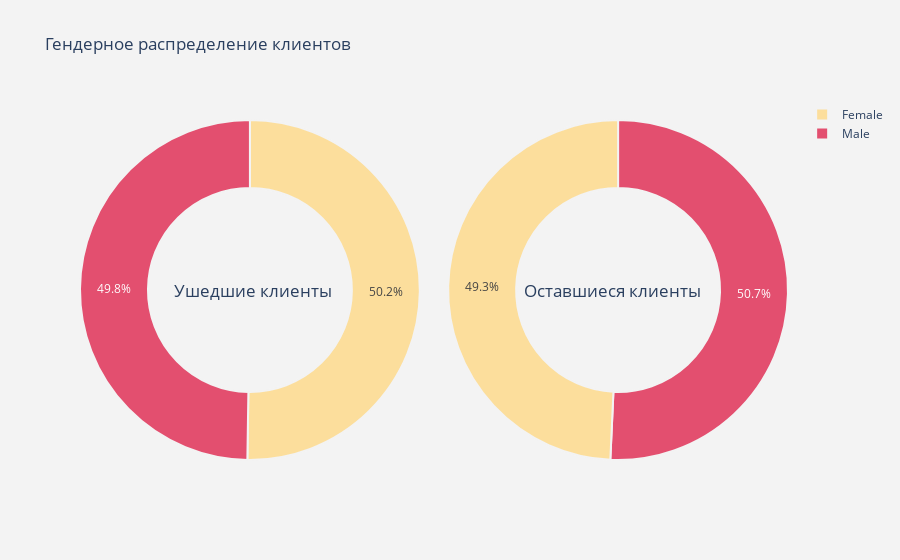
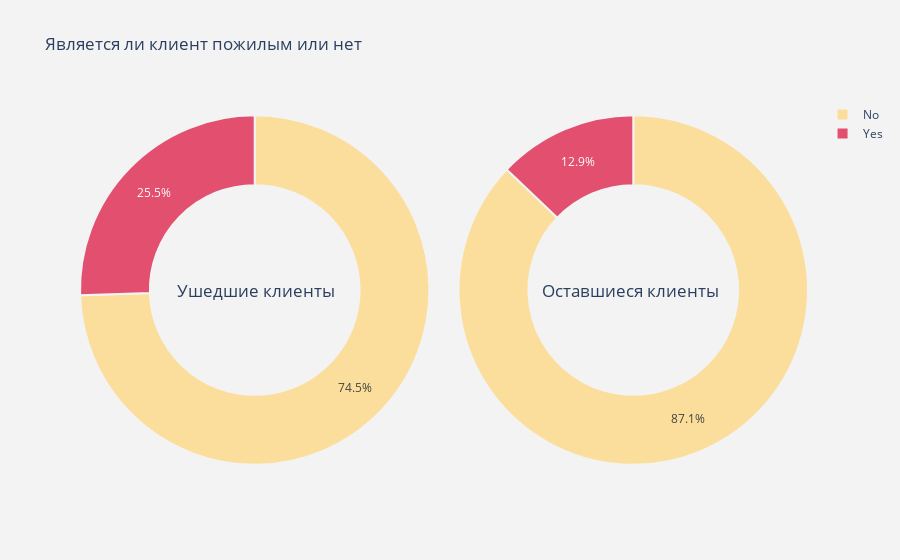
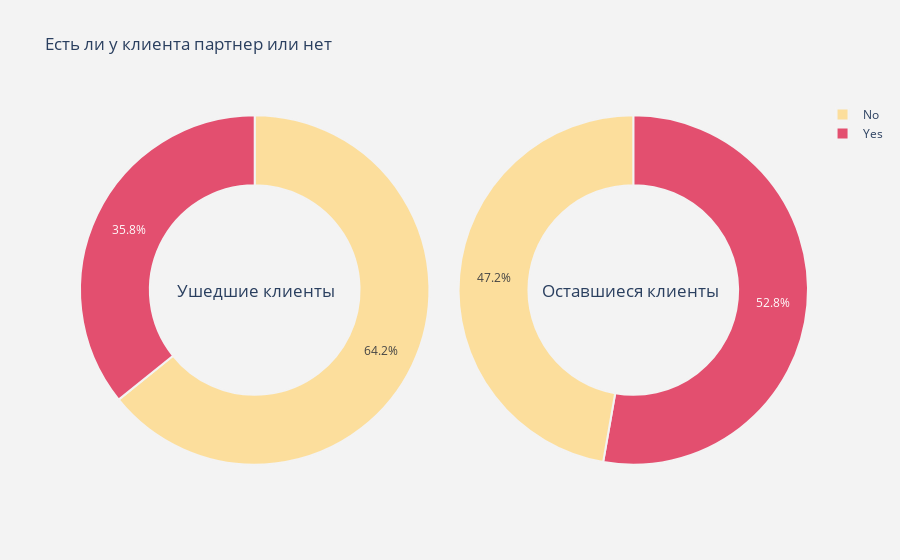
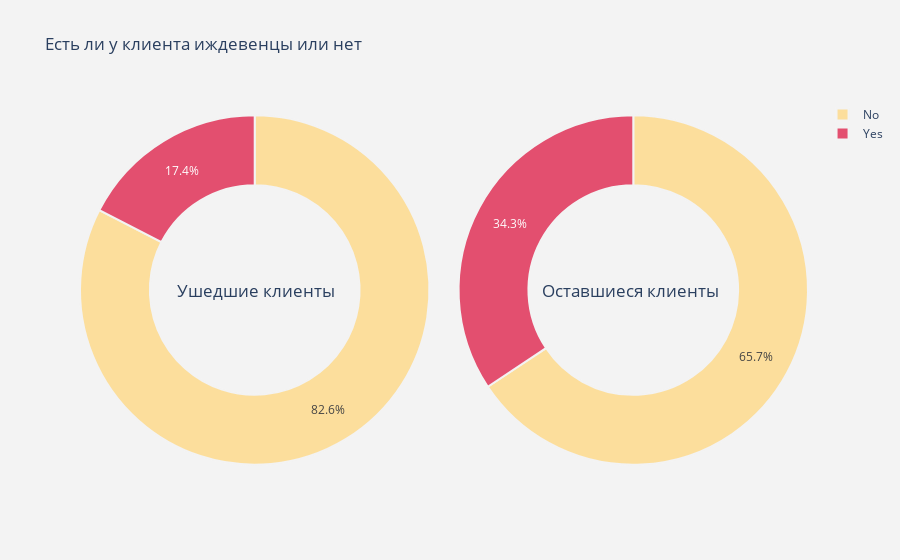

Notebook code for these charts, in order:
### Markdown cell above
Большее количество клиентов остаются в кампании, но 26.6 процентов все-таки уходят

### Code cell
#function  for pie plot for customer attrition types
def plot_pie(column) :
    
    trace1 = go.Pie(values  = churn[column].value_counts().values.tolist(),
                    labels  = churn[column].value_counts().keys().tolist(),
                    hoverinfo = "label+percent+name",
                    domain  = dict(x = [0,.48]),
                    name    = "Churn Customers",
                    marker  = dict(colors = [px.colors.sequential.Sunsetdark[0],px.colors.sequential.Sunsetdark[3]
                                             ,px.colors.sequential.Sunsetdark[2]
                                            ,px.colors.sequential.Sunsetdark[1]],
                        line = dict(width = 2,
                                               color = "rgb(243,243,243)")
                                  ),
                    hole    = .6
                   )
    trace2 = go.Pie(values  = not_churn[column].value_counts().values.tolist(),
                    labels  = not_churn[column].value_counts().keys().tolist(),
                    hoverinfo = "label+percent+name",
                    marker  = dict(
                        line = dict(width = 2,
                                               color = "rgb(243,243,243)")
                                  ),
                    domain  = dict(x = [.52,1]),
                    hole    = .6,
                    name    = "Non churn customers" 
                   )
    if column == "gender":
        col_name = "Гендерное распределение клиентов "
    elif column == "SeniorCitizen":
        col_name = " Является ли клиент пожилым или нет"
    elif column == "Partner":
        col_name = " Есть ли у клиента партнер или нет"
    elif column == "Dependents":
        col_name = " Есть ли у клиента иждевенцы или нет"
    elif column == "PhoneService":
        col_name = " Есть ли у клиента телефон или нет"
    elif column == "MultipleLines":
        col_name = " Есть ли у клиента несколько линий или нет"
    elif column == "InternetService":
        col_name = "Интернет-провайдер клиента"
    elif column == "OnlineSecurity":
        col_name = " Есть ли у клиента онлайн-безопасность или нет"
    elif column == "OnlineBackup":
        col_name = "Есть ли у клиента онлайн-резервное копирование или нет"
    elif column == "DeviceProtection":
        col_name = " Есть ли у клиента защита устройства или нет"
    elif column == "TechSupport":
        col_name = " Есть ли у клиента техническая поддержка или нет"
    elif column == "StreamingTV":
        col_name = "Есть ли у клиента потоковое телевидение или нет"
    elif column == "StreamingMovies":
        col_name = " Есть ли у клиента потоковое кино или нет"
    elif column == "Contract":
        col_name = "Срок договора заказчика"
    elif column == "PaperlessBilling":
        col_name = "Есть ли у клиента безбумажный счет или нет"
    elif column == "PaymentMethod":
        col_name = " Способ оплаты клиента"
    elif column == "tenure_group":
        col_name = " Количество месяцев, в течение которых клиент находился в компании"
    #elif column == "churn_rate":
   #     col_name = "churn_rate"
 

    layout = go.Layout(dict(title = col_name,
                            plot_bgcolor  = "rgb(243,243,243)",
                            paper_bgcolor = "rgb(243,243,243)",
                            annotations = [dict(text = "Ушедшие клиенты",
                                                font = dict(size = 17),
                                                showarrow = False,
                                                x = .13, y = .5),
                                           dict(text = "Оставшиеся клиенты",
                                                font = dict(size = 17),
                                                showarrow = False,
                                                x = .88,y = .5
                                               )
                                          ]
                           )
                      )
    data = [trace1,trace2]
    fig  = go.Figure(data = data,layout = layout)
    py.iplot(fig)




#for all categorical columns plot pie
for i in cat_cols[0:-1] :
    plot_pie(i)

### Figure 1 — Plotly figure (JSON) as saved in the notebook; plotly's stock layout.template omitted (floating-point values rounded to 4 significant figures)
{"data": [{"domain": {"x": [0, 0.48]}, "hole": 0.6, "hoverinfo": "label+percent+name", "labels": ["Female", "Male"], "marker": {"colors": ["rgb(252, 222, 156)", "rgb(227, 79, 111)", "rgb(240, 116, 110)", "rgb(250, 164, 118)"], "line": {"color": "rgb(243,243,243)", "width": 2}}, "name": "Churn Customers", "type": "pie", "values": [939, 930]}, {"domain": {"x": [0.52, 1]}, "hole": 0.6, "hoverinfo": "label+percent+name", "labels": ["Male", "Female"], "marker": {"line": {"color": "rgb(243,243,243)", "width": 2}}, "name": "Non churn customers", "type": "pie", "values": [2619, 2544]}], "layout": {"annotations": [{"font": {"size": 17}, "showarrow": false, "text": "Ушедшие клиенты", "x": 0.13, "y": 0.5}, {"font": {"size": 17}, "showarrow": false, "text": "Оставшиеся клиенты", "x": 0.88, "y": 0.5}], "paper_bgcolor": "rgb(243,243,243)", "plot_bgcolor": "rgb(243,243,243)", "title": {"text": "Гендерное распределение клиентов "}}}

### Figure 2 — Plotly figure (JSON) as saved in the notebook; plotly's stock layout.template omitted (floating-point values rounded to 4 significant figures)
{"data": [{"domain": {"x": [0, 0.48]}, "hole": 0.6, "hoverinfo": "label+percent+name", "labels": ["No", "Yes"], "marker": {"colors": ["rgb(252, 222, 156)", "rgb(227, 79, 111)", "rgb(240, 116, 110)", "rgb(250, 164, 118)"], "line": {"color": "rgb(243,243,243)", "width": 2}}, "name": "Churn Customers", "type": "pie", "values": [1393, 476]}, {"domain": {"x": [0.52, 1]}, "hole": 0.6, "hoverinfo": "label+percent+name", "labels": ["No", "Yes"], "marker": {"line": {"color": "rgb(243,243,243)", "width": 2}}, "name": "Non churn customers", "type": "pie", "values": [4497, 666]}], "layout": {"annotations": [{"font": {"size": 17}, "showarrow": false, "text": "Ушедшие клиенты", "x": 0.13, "y": 0.5}, {"font": {"size": 17}, "showarrow": false, "text": "Оставшиеся клиенты", "x": 0.88, "y": 0.5}], "paper_bgcolor": "rgb(243,243,243)", "plot_bgcolor": "rgb(243,243,243)", "title": {"text": " Является ли клиент пожилым или нет"}}}

### Figure 3 — Plotly figure (JSON) as saved in the notebook; plotly's stock layout.template omitted (floating-point values rounded to 4 significant figures)
{"data": [{"domain": {"x": [0, 0.48]}, "hole": 0.6, "hoverinfo": "label+percent+name", "labels": ["No", "Yes"], "marker": {"colors": ["rgb(252, 222, 156)", "rgb(227, 79, 111)", "rgb(240, 116, 110)", "rgb(250, 164, 118)"], "line": {"color": "rgb(243,243,243)", "width": 2}}, "name": "Churn Customers", "type": "pie", "values": [1200, 669]}, {"domain": {"x": [0.52, 1]}, "hole": 0.6, "hoverinfo": "label+percent+name", "labels": ["Yes", "No"], "marker": {"line": {"color": "rgb(243,243,243)", "width": 2}}, "name": "Non churn customers", "type": "pie", "values": [2724, 2439]}], "layout": {"annotations": [{"font": {"size": 17}, "showarrow": false, "text": "Ушедшие клиенты", "x": 0.13, "y": 0.5}, {"font": {"size": 17}, "showarrow": false, "text": "Оставшиеся клиенты", "x": 0.88, "y": 0.5}], "paper_bgcolor": "rgb(243,243,243)", "plot_bgcolor": "rgb(243,243,243)", "title": {"text": " Есть ли у клиента партнер или нет"}}}

### Figure 4 — Plotly figure (JSON) as saved in the notebook; plotly's stock layout.template omitted (floating-point values rounded to 4 significant figures)
{"data": [{"domain": {"x": [0, 0.48]}, "hole": 0.6, "hoverinfo": "label+percent+name", "labels": ["No", "Yes"], "marker": {"colors": ["rgb(252, 222, 156)", "rgb(227, 79, 111)", "rgb(240, 116, 110)", "rgb(250, 164, 118)"], "line": {"color": "rgb(243,243,243)", "width": 2}}, "name": "Churn Customers", "type": "pie", "values": [1543, 326]}, {"domain": {"x": [0.52, 1]}, "hole": 0.6, "hoverinfo": "label+percent+name", "labels": ["No", "Yes"], "marker": {"line": {"color": "rgb(243,243,243)", "width": 2}}, "name": "Non churn customers", "type": "pie", "values": [3390, 1773]}], "layout": {"annotations": [{"font": {"size": 17}, "showarrow": false, "text": "Ушедшие клиенты", "x": 0.13, "y": 0.5}, {"font": {"size": 17}, "showarrow": false, "text": "Оставшиеся клиенты", "x": 0.88, "y": 0.5}], "paper_bgcolor": "rgb(243,243,243)", "plot_bgcolor": "rgb(243,243,243)", "title": {"text": " Есть ли у клиента иждевенцы или нет"}}}
